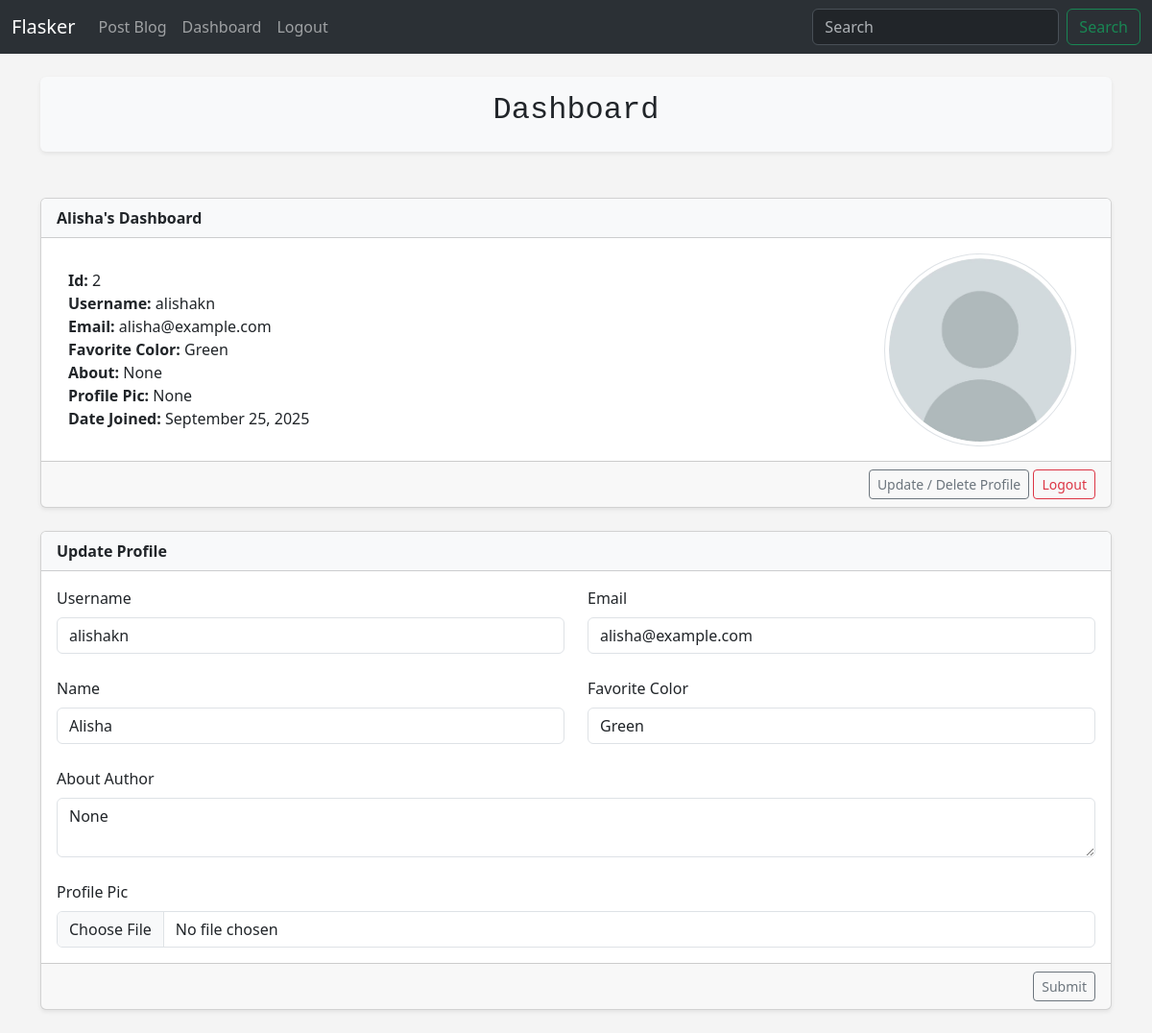
/dashboard (signed in), run on the app's committed database.
### app.py (models this page shows, shortened)
class Users(db.Model, UserMixin):
    id = db.Column(db.Integer, primary_key=True)
    username = db.Column(db.String(20), nullable=False, unique=True)
    name = db.Column(db.String(200), nullable=False)
    email = db.Column(db.String(120), nullable=False, unique=True)
    fav_color = db.Column(db.String(120))
    date_added = db.Column(db.DateTime, default=datetime.now)
    password_hash = db.Column(db.String(128), nullable=False)
    posts = db.relationship('Posts', backref='poster')
    about_author = db.Column(db.Text(500), nullable=True)
    profile_pic = db.Column(db.String(), nullable=True)
    """__table_args__ = (
        CheckConstraint("length(name) <= 200", name="check_name_length"),
    )
    """
    @property
    def password(self):
        raise AttributeError("Password is not a readable attribute!")

### app.py (the view, shortened to what this page needs)
@app.route("/dashboard", methods=["GET", "POST"])
@login_required
def dashboard():
    form = UserForm()
    user_to_update = Users.query.get_or_404(current_user.id)
    return render_template("dashboard.html", form=form, user_to_update=user_to_update)

### webforms.py
class UserForm(FlaskForm):
    name = StringField('Name', validators=[DataRequired(), Length(max=200)])
    email = EmailField('Email', validators=[DataRequired(), Length(max=120)])
    username = StringField('Username', validators=[DataRequired()])
    fav_color = StringField('Favorite Color', validators=[Length(max=120)])
    password = PasswordField('Password', validators=[Length(min=6, max=16), DataRequired(), EqualTo('password2', message='Passwords must match!')])
    password2 = PasswordField('Confirm Password', validators=[Length(min=6, max=16), DataRequired()])
    submit = SubmitField('Submit')
    about_author = TextAreaField("About Author")
    profile_pic = FileField('Profile Pic')
    """ Create another UpdateUserForm() since this will not work when updating"""

class SearchForm(FlaskForm):
    searched = StringField("Searched", validators=[DataRequired()])
    submit = SubmitField("Submit")

### app.py (called while the page is built)
@login_manager.user_loader
def load_user(user_id):
    return Users.query.get(int(user_id))

@app.context_processor
def base():
    form = SearchForm()
    return dict(form=form)

### templates/dashboard.html (shortened to what this page needs)
{% extends "index.html" %}
{% block body %}
<div class="shadow-sm p-3 mb-5 bg-body-tertiary rounded">
    <h2 class="font-monospace" style="text-align: center;"> Dashboard </h2>
</div>
<div class="card shadow-sm mb-4">
    <div class="card-header bg-light fw-bold">
        {{ current_user.name }}'s Dashboard
    </div>
    <div class="container">
        <div class="row">
            <div class="col-8 pt-3">
                <div class="card-body">
                    <ul class="list-unstyled mb-3">
                        <li><strong>Id:</strong> {{ current_user.id }}</li>
                        <li><strong>Username:</strong> {{ current_user.username }}</li>
                        <li><strong>Email:</strong> {{ current_user.email }}</li>
                        <li><strong>Favorite Color:</strong> {{ current_user.fav_color }}</li>
                        <li><strong>About:</strong> {{ current_user.about_author }}</li>
                        <li><strong>Profile Pic:</strong> {{ current_user.profile_pic }}</li>
                        <li><strong>Date Joined:</strong> {{ current_user.date_added.strftime('%B %d, %Y') }}</li>
                    </ul>
                </div>
            </div>
            <div class="col-4 d-flex align-items-center justify-content-end">
                {% if current_user.profile_pic %}
                <img src=" {{ url_for ('static', filename='images/' + current_user.profile_pic ) }}" alt="Profile Pic"
                    class="img-thumbnail float-end me-4" width="200" style="border-radius: 50%;">
                {% else %}
                <img src=" {{ url_for ('static', filename='images/default_pic.png') }}" alt="Default Pic"
                    class="img-thumbnail float-end me-4" width="200" style="border-radius: 50%;">
                {% endif %}
            </div>
        </div>
    </div>
    <div class="card-footer text-end">
        <a href="{{ url_for('update', id=current_user.id) }}" class="btn btn-outline-secondary btn-sm">Update / Delete
            Profile</a>
        <a href="{{ url_for('logout') }}" class="btn btn-outline-danger btn-sm">Logout</a>
    </div>
</div>
<div class="card shadow-sm mb-4">
    <div class="card-header bg-light fw-bold">
        Update Profile
    </div>
    <div class="card-body">
        <form method="post" enctype="multipart/form-data">
            <div class="row">
                <div class="col-md-6">
                    {{ form.username.label(class="form-label") }}
                    {{ form.username(class="form-control", value=user_to_update.username) }}
                </div>
                <div class="col-md-6">
                    {{ form.email.label(class="form-label") }}
                    {{ form.email(class="form-control", value=user_to_update.email) }}
                </div>
            </div>
            <br>
            <div class="row">
                <div class="col-md-6">
                    {{ form.name.label(class="form-label") }}
                    {{ form.name(class="form-control", value=user_to_update.name) }}
                </div>
                <div class="col-md-6">
                    {{ form.fav_color.label(class="form-label") }}
                    {{ form.fav_color(class="form-control", value=user_to_update.fav_color) }}
                </div>
            </div>
            <br>
            <div class="row">
                <div class="col">
                    {{ form.about_author.label(class="form-label") }}
                    <textarea class="form-control" name="about_author">{{ user_to_update.about_author }}</textarea>
                </div>
            </div>
            <br>
            <div class="row">
                <div class="col">
                    {{ form.profile_pic.label(class="form-label") }}
                    {{ form.profile_pic(class="form-control", value=user_to_update.profile_pic) }}
                </div>
            </div>
    </div>
    <div class="card-footer text-end">
        {{ form.submit(class="btn btn-outline-secondary btn-sm") }}
    </div>
</div>
{% endblock %}

### static/css/style.css (style rules this page uses)
body { background-color: #f4f4f4; }

### data on the page
Users: name "Alisha", id "2", username "alishakn", email "alisha@example.com", fav_color "Green", about_author "None", profile_pic "None", date_added "September 25, 2025"
